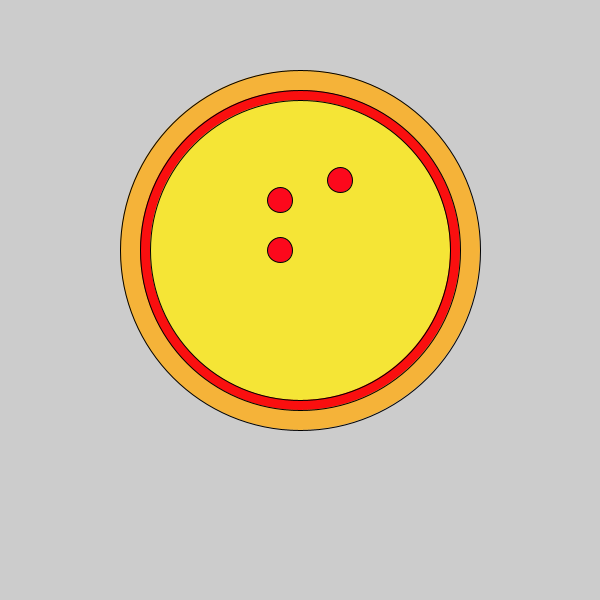
Frame 1 (no input)
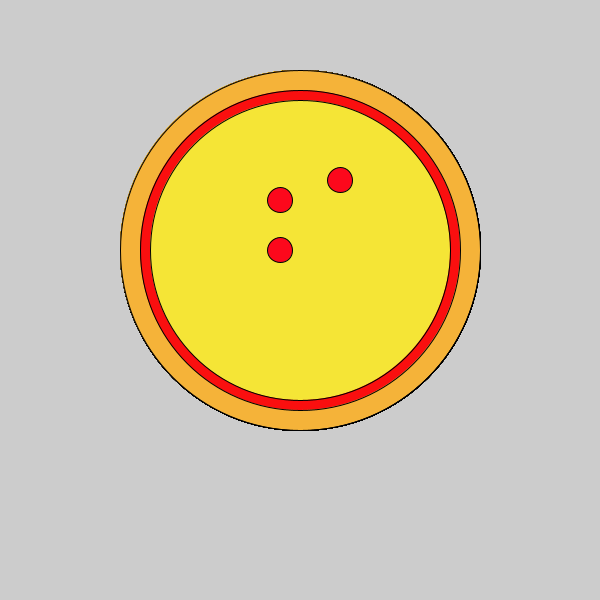
Frame 60 (the mouse pressed at the canvas centre just before this capture)
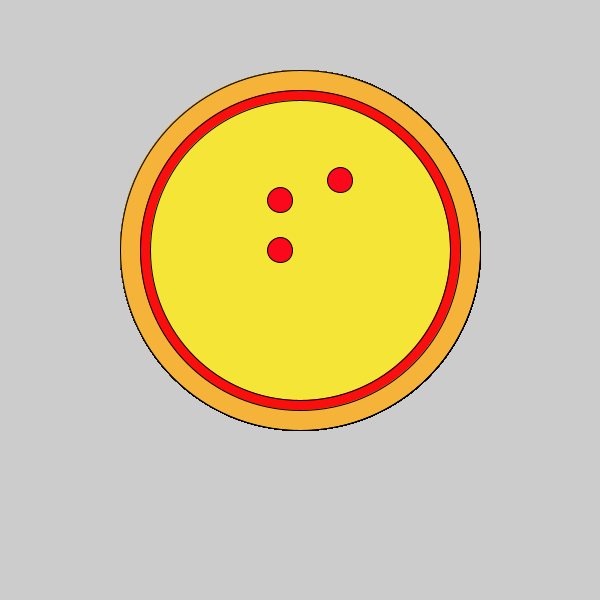
Frame 120 (the mouse held since frame 60 and released just before this capture)

The Processing sketch that drew these frames (run headless with seeded random() and noise(); from frame 60 on, the mouse is pressed at the canvas centre):

// Processing sketch: pizza
// ── pizza.pde
void setup(){
  size(600,600);
 }

void draw(){
  fill(#F5B339);
  ellipse(300,250,360,360);
  fill(#FA0F0F);
  ellipse(300,250,320,320);
  fill(#F5E536);
  ellipse(300,250,300,300);
  fill(#FC081C);
  ellipse(280,250,25,25);
  ellipse(280,200,25,25);
  ellipse(340,180,25,25);
  
  
}
